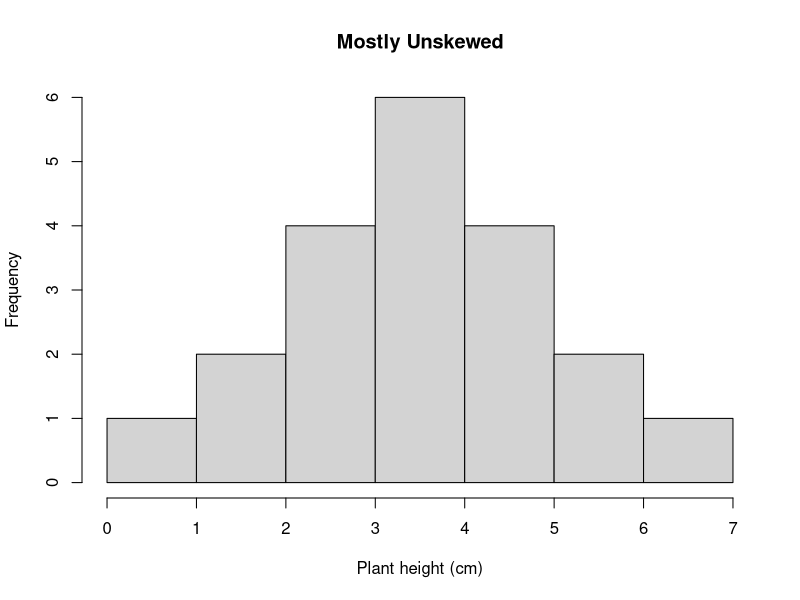
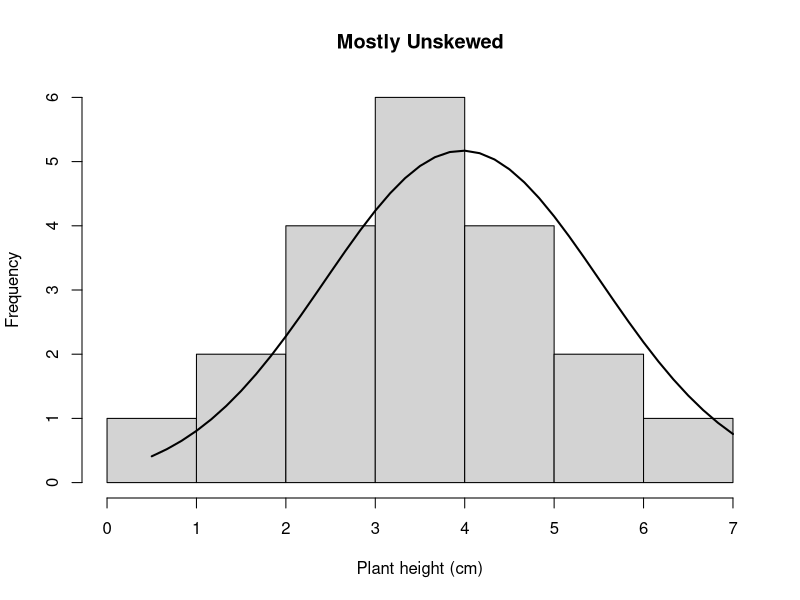
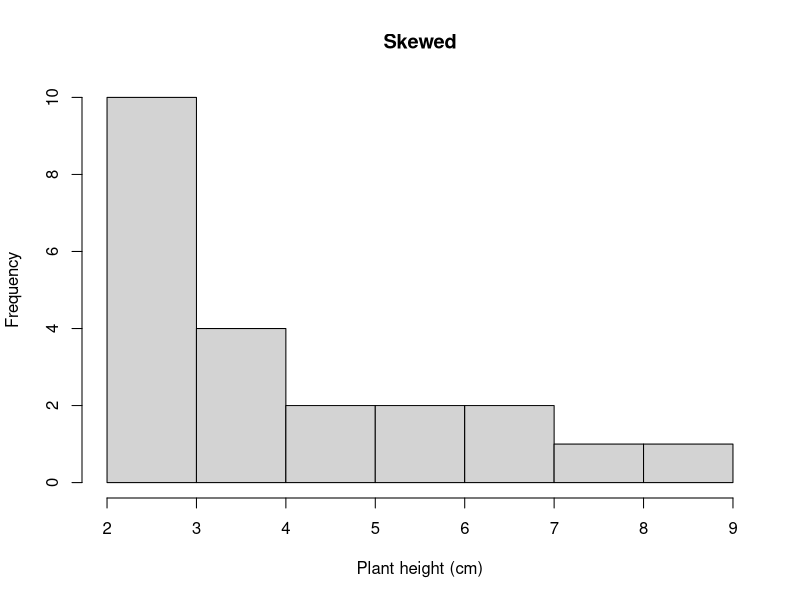
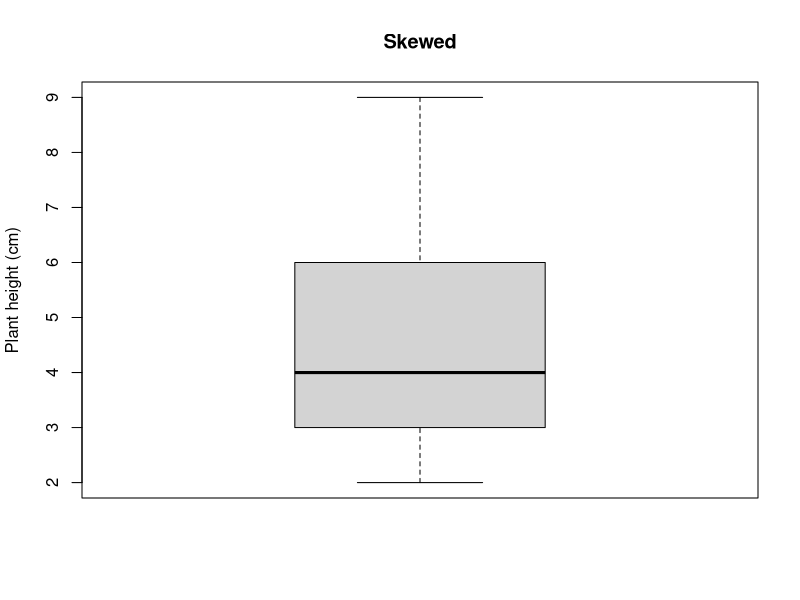
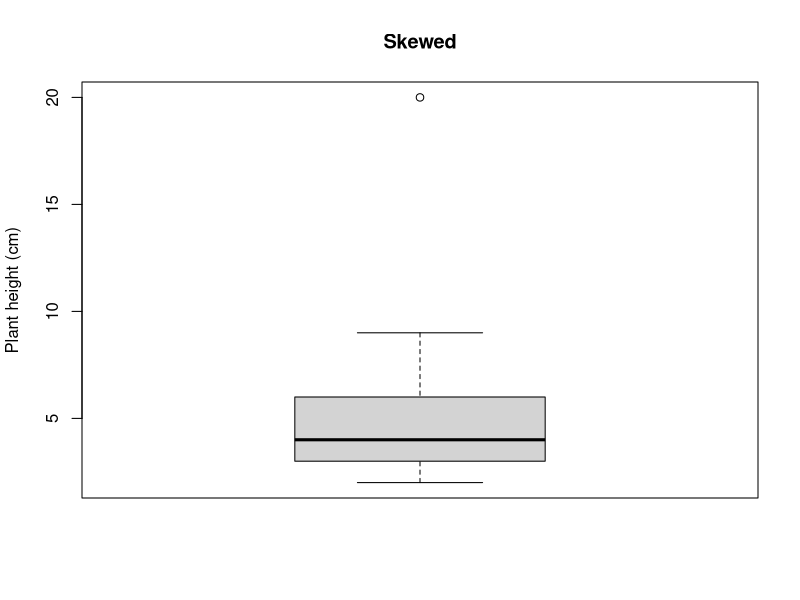
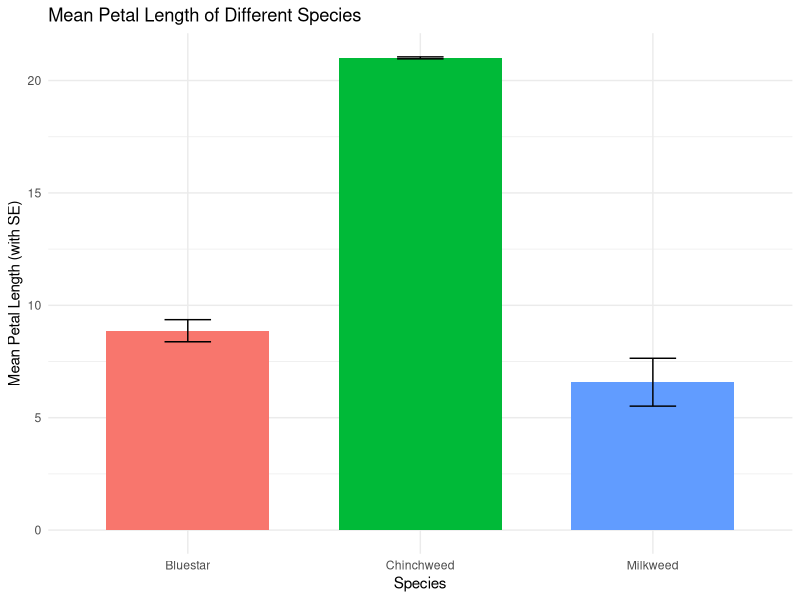
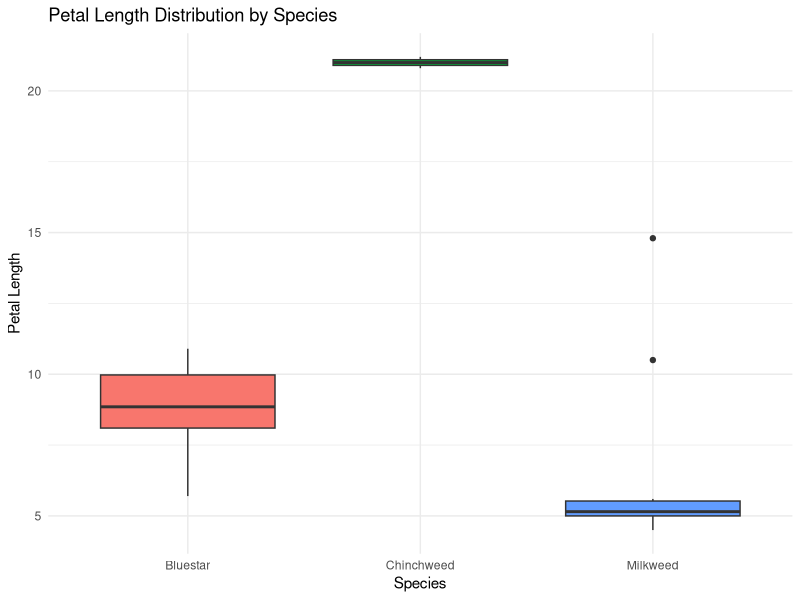

Recreate these plots in R, in order.
#Lesson 2: Descriptive statistics

# Code from the document------------

#create vector of heights (cm) of one population of A. subverticulata
sedonapopulation <- c(3, 3, 3, 3, 7, 8, 9)
#take the mean
mean(sedonapopulation)
#calculate variance
var(sedonapopulation)
#calculate standard deviation
sd(sedonapopulation)
#calculate standard error
#base r doesn't have this function
#so we have to write our own
std_error <- function(x) sd(x)/sqrt(length(x))
std_error(sedonapopulation)

sum = 3+3+3+3+7+8+9 #add all the numbers in the sample
n = length(sedonapopulation) #or you can just calculate the number of height measurements
mean = sum/n; mean #divide sum by number

#We determine how much each observation varies from the mean.
diffobs1 = mean - 3
diffobs2 = mean - 3
diffobs3 = mean - 3
diffobs4 = mean - 3
diffobs5 = mean - 7 
diffobs6 = mean - 8
diffobs7 = mean - 9 

#Then we square each of these. 
diffobj1_sq = diffobs1^2
diffobj2_sq = diffobs2^2
diffobj3_sq = diffobs3^2
diffobj4_sq = diffobs4^2
diffobj5_sq = diffobs5^2
diffobj6_sq = diffobs6^2
diffobj7_sq = diffobs7^2

#Then we add the differences up.
sumofsquares = sum(diffobj1_sq, diffobj2_sq, diffobj3_sq, diffobj4_sq, diffobj5_sq, diffobj6_sq, diffobj7_sq)
#Divide the sum of squares by n - 1.
variance = sumofsquares/(n-1); variance 

#an example of an unskewed population
sedona_unskewed <- c(1, 2, 3, 4, 5, 6, 7)
mean(sedona_unskewed)
median(sedona_unskewed)

#previous sedona population; skewed
sedonapopulation <- c(3, 3, 3, 3, 7, 8, 9)
mean(sedonapopulation)
median(sedonapopulation)

sedona_unskewed <- c(7, 2, 2, 3, 3, 3, 3, 6, 6, 5, 5, 5, 5, 4, 4, 4, 4, 4, 4, 0.5)
mean(sedona_unskewed)
median(sedona_unskewed)
#I'm renaming sedonapopulation, sedona_skewed for this example
sedona_skewed <- c(3, 3, 3, 3, 7, 3, 4, 5, 6, 3, 3, 3, 4, 4, 6, 7, 8, 9, 3, 4, 5, 2)
mean(sedona_skewed)
median(sedona_skewed)

hist(sedona_unskewed, main = "Mostly Unskewed", xlab = "Plant height (cm)", breaks=5)

h <- hist(sedona_unskewed, main = "Mostly Unskewed", xlab = "Plant height (cm)", breaks=5)

xfit <- seq(min(sedona_unskewed), max(sedona_unskewed), length = 40) 
yfit <- dnorm(xfit, mean = mean(sedona_unskewed), sd = sd(sedona_unskewed)) 
yfit <- yfit * diff(h$mids[1:2]) * length(sedona_unskewed) 

lines(xfit, yfit, col = "black", lwd = 2)

hist(sedona_skewed, main = "Skewed", xlab = "Plant height (cm)", breaks = 5)

boxplot(sedona_skewed, main="Skewed", ylab="Plant height (cm)")

#Let's add a plant height of 20.
sedona_skewed <- c(3, 3, 3, 3, 7, 3, 4, 5, 6, 3, 3, 3, 4, 4, 6, 7, 8, 9, 3, 4, 5, 2, 20)
boxplot(sedona_skewed, main="Skewed", ylab="Plant height (cm)")

# Code for your analysis-------------

# Remember there are two ways to install packages, the first option is the packages tab on your screen, and the second is using code:
install.packages("tidyverse")

# # We will work with the popular suite of packages, 'tidyverse', today
library(tidyverse)

# Set your own working directory here 
# Put this script and your datasheet in the SAME folder, then use
# Session > Set Working Directory > To Source File Location in RStudio.
# After that, the read.csv line below just works - no file paths to type.

# Import the CSV file into R
lesson2_data <- read.csv("summarystatsdata.csv")

# View the first few rows of the dataset to verify
head(lesson2_data)

# Function to calculate standard error - you don't need to create a function for the other descriptors that we talked about - just use the R functions
standard_error <- function(x) {
  sd(x) / sqrt(length(x))
}

# Summarize mean and standard error for each species
summary_stats <- lesson2_data %>%
  group_by(Species) %>% # Tell the program to group by
  summarise( # tell R to summarize among those groups
    mean_petal_length = mean(Petal.length, na.rm = TRUE), #creates an object called mea_petal_length that is the mean of the petal lengths for each species
    se_petal_length = standard_error(Petal.length)
  )

# View the summarized data
print(summary_stats)

# Now can you modify or generate your own code to derive the median petal length for the three species?

# Plot mean petal length with standard error bars
ggplot(summary_stats, aes(x = Species, y = mean_petal_length, fill = Species)) +
  geom_bar(stat = "identity", position = position_dodge(), width = 0.7) +
  geom_errorbar(aes(ymin = mean_petal_length - se_petal_length, 
                    ymax = mean_petal_length + se_petal_length), 
                width = 0.2, 
                position = position_dodge(0.7)) +
  labs(title = "Mean Petal Length of Different Species",
       x = "Species",
       y = "Mean Petal Length (with SE)") +
  theme_minimal() +
  theme(legend.position = "none")

# Create a boxplot for petal length by species - an easy way to look at the median!
ggplot(lesson2_data, aes(x = Species, y = Petal.length, fill = Species)) +
  geom_boxplot() +
  labs(title = "Petal Length Distribution by Species",
       x = "Species",
       y = "Petal Length") +
  theme_minimal() +
  theme(legend.position = "none")

# Google box plots and describe what each part of the box plot is

# Turn into your TA (put in a word or other document)
# 1. Summary statistics for your flower species (mean, median, and se)
# 2. The two plots you created
# 3. Description of what a box plot shows
